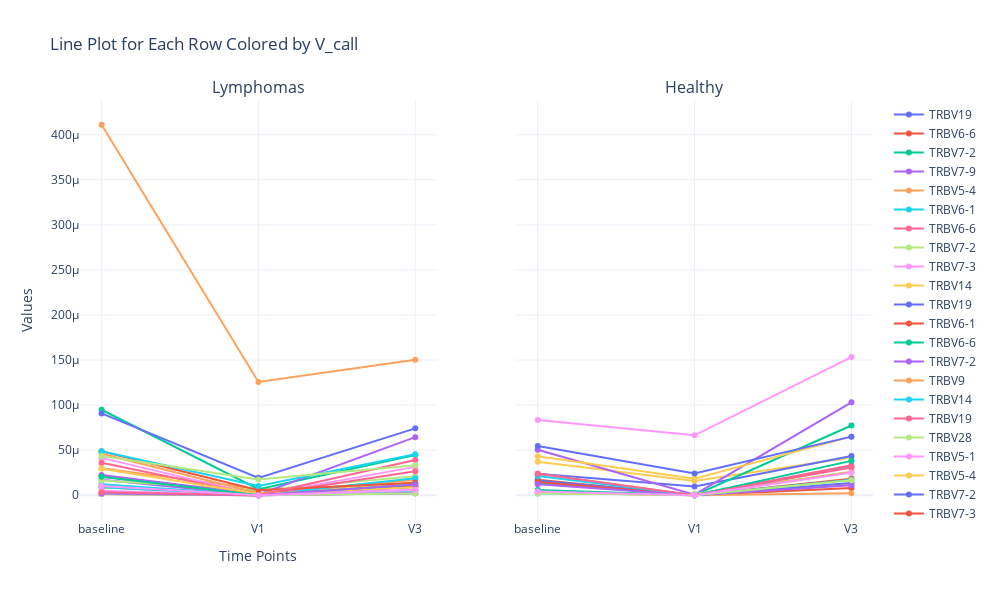

Here is the notebook cell this chart was saved with:
### Code cell
# Prepare the figure with subplots for each unique CONDITION
unique_conditions = expansion_contraction['CONDITION'].unique()
fig = make_subplots(rows=1, cols=len(unique_conditions), subplot_titles=unique_conditions, shared_yaxes=True)

# Define columns to plot
x_columns = ['baseline', 'V1', 'V3']

# Create a line plot for each row, colored by v_call
for i, condition in enumerate(unique_conditions):
    condition_data = expansion_contraction[expansion_contraction['CONDITION'] == condition]

    for index, row in condition_data.iterrows():
        fig.add_trace(
            go.Scatter(x=x_columns, 
                       y=row[x_columns], 
                       mode='lines+markers', 
                       name=row['v_call'],
                       line=dict(color=None),  # Color can be assigned here or dynamically
                       showlegend=True), 
            row=1, col=i+1
        )

# Update layout for the figure
fig.update_layout(
    title="Line Plot for Each Row Colored by V_call",
    xaxis_title="Time Points",
    yaxis_title="Values",
    height=600, 
    width=1000,
    template="plotly_white"
)

# Display the figure
fig.show()

### Figure 1 — Plotly figure (JSON) as saved in the notebook; plotly's stock layout.template omitted (floating-point values rounded to 4 significant figures)
{"data": [{"mode": "lines+markers", "name": "TRBV19", "showlegend": true, "type": "scatter", "x": ["baseline", "V1", "V3"], "xaxis": "x", "y": [9.127e-06, 0, 2.268e-06], "yaxis": "y"}, {"mode": "lines+markers", "name": "TRBV6-6", "showlegend": true, "type": "scatter", "x": ["baseline", "V1", "V3"], "xaxis": "x", "y": [2.282e-06, 0, 9.072e-06], "yaxis": "y"}, {"mode": "lines+markers", "name": "TRBV7-2", "showlegend": true, "type": "scatter", "x": ["baseline", "V1", "V3"], "xaxis": "x", "y": [2.168e-05, 0, 5.67e-06], "yaxis": "y"}, {"mode": "lines+markers", "name": "TRBV7-9", "showlegend": true, "type": "scatter", "x": ["baseline", "V1", "V3"], "xaxis": "x", "y": [1.711e-05, 0, 2.268e-06], "yaxis": "y"}, {"mode": "lines+markers", "name": "TRBV5-4", "showlegend": true, "type": "scatter", "x": ["baseline", "V1", "V3"], "xaxis": "x", "y": [2.999e-05, 6.802e-06, 9.155e-06], "yaxis": "y"}, {"mode": "lines+markers", "name": "TRBV6-1", "showlegend": true, "type": "scatter", "x": ["baseline", "V1", "V3"], "xaxis": "x", "y": [1.227e-05, 0, 5.634e-06], "yaxis": "y"}, {"mode": "lines+markers", "name": "TRBV6-6", "showlegend": true, "type": "scatter", "x": ["baseline", "V1", "V3"], "xaxis": "x", "y": [2.045e-05, 0, 1.338e-05], "yaxis": "y"}, {"mode": "lines+markers", "name": "TRBV7-2", "showlegend": true, "type": "scatter", "x": ["baseline", "V1", "V3"], "xaxis": "x", "y": [1.636e-05, 5.668e-06, 2.113e-05], "yaxis": "y"}, {"mode": "lines+markers", "name": "TRBV7-3", "showlegend": true, "type": "scatter", "x": ["baseline", "V1", "V3"], "xaxis": "x", "y": [4.145e-05, 0, 3.149e-05], "yaxis": "y"}, {"mode": "lines+markers", "name": "TRBV14", "showlegend": true, "type": "scatter", "x": ["baseline", "V1", "V3"], "xaxis": "x", "y": [8.81e-06, 0, 1.391e-05], "yaxis": "y"}, {"mode": "lines+markers", "name": "TRBV19", "showlegend": true, "type": "scatter", "x": ["baseline", "V1", "V3"], "xaxis": "x", "y": [1.355e-06, 0, 9.518e-06], "yaxis": "y"}, {"mode": "lines+markers", "name": "TRBV6-1", "showlegend": true, "type": "scatter", "x": ["baseline", "V1", "V3"], "xaxis": "x", "y": [1.355e-06, 0, 1.025e-05], "yaxis": "y"}, {"mode": "lines+markers", "name": "TRBV6-6", "showlegend": true, "type": "scatter", "x": ["baseline", "V1", "V3"], "xaxis": "x", "y": [9.488e-05, 6.643e-06, 4.466e-05], "yaxis": "y"}, {"mode": "lines+markers", "name": "TRBV7-2", "showlegend": true, "type": "scatter", "x": ["baseline", "V1", "V3"], "xaxis": "x", "y": [2.236e-05, 8.857e-07, 6.443e-05], "yaxis": "y"}, {"mode": "lines+markers", "name": "TRBV9", "showlegend": true, "type": "scatter", "x": ["baseline", "V1", "V3"], "xaxis": "x", "y": [4.608e-05, 2.214e-06, 1.684e-05], "yaxis": "y"}, {"mode": "lines+markers", "name": "TRBV14", "showlegend": true, "type": "scatter", "x": ["baseline", "V1", "V3"], "xaxis": "x", "y": [8.787e-06, 0, 1.88e-05], "yaxis": "y"}, {"mode": "lines+markers", "name": "TRBV19", "showlegend": true, "type": "scatter", "x": ["baseline", "V1", "V3"], "xaxis": "x", "y": [3.612e-05, 0, 2.671e-05], "yaxis": "y"}, {"mode": "lines+markers", "name": "TRBV28", "showlegend": true, "type": "scatter", "x": ["baseline", "V1", "V3"], "xaxis": "x", "y": [9.763e-07, 0, 1.979e-06], "yaxis": "y"}, {"mode": "lines+markers", "name": "TRBV5-1", "showlegend": true, "type": "scatter", "x": ["baseline", "V1", "V3"], "xaxis": "x", "y": [4.882e-06, 0, 5.936e-06], "yaxis": "y"}, {"mode": "lines+markers", "name": "TRBV5-4", "showlegend": true, "type": "scatter", "x": ["baseline", "V1", "V3"], "xaxis": "x", "y": [2.929e-05, 1.524e-06, 8.904e-06], "yaxis": "y"}, {"mode": "lines+markers", "name": "TRBV7-2", "showlegend": true, "type": "scatter", "x": ["baseline", "V1", "V3"], "xaxis": "x", "y": [9.08e-05, 1.931e-05, 7.42e-05], "yaxis": "y"}, {"mode": "lines+markers", "name": "TRBV7-3", "showlegend": true, "type": "scatter", "x": ["baseline", "V1", "V3"], "xaxis": "x", "y": [4.882e-05, 5.589e-06, 1.385e-05], "yaxis": "y"}, {"mode": "lines+markers", "name": "TRBV7-9", "showlegend": true, "type": "scatter", "x": ["baseline", "V1", "V3"], "xaxis": "x", "y": [2.05e-05, 0, 1.187e-05], "yaxis": "y"}, {"mode": "lines+markers", "name": "TRBV9", "showlegend": true, "type": "scatter", "x": ["baseline", "V1", "V3"], "xaxis": "x", "y": [1.953e-06, 0, 1.187e-05], "yaxis": "y"}, {"mode": "lines+markers", "name": "TRBV28", "showlegend": true, "type": "scatter", "x": ["baseline", "V1", "V3"], "xaxis": "x", "y": [0.0004111, 0.0001256, 0.0001503], "yaxis": "y"}, {"mode": "lines+markers", "name": "TRBV9", "showlegend": true, "type": "scatter", "x": ["baseline", "V1", "V3"], "xaxis": "x", "y": [4.887e-05, 1.039e-05, 4.545e-05], "yaxis": "y"}, {"mode": "lines+markers", "name": "TRBV7-3", "showlegend": true, "type": "scatter", "x": ["baseline", "V1", "V3"], "xaxis": "x", "y": [3.379e-06, 0, 3.921e-05], "yaxis": "y"}, {"mode": "lines+markers", "name": "TRBV5-1", "showlegend": true, "type": "scatter", "x": ["baseline", "V1", "V3"], "xaxis": "x", "y": [4.366e-05, 1.744e-05, 3.342e-05], "yaxis": "y"}, {"mode": "lines+markers", "name": "TRBV7-2", "showlegend": true, "type": "scatter", "x": ["baseline", "V1", "V3"], "xaxis": "x", "y": [1.019e-05, 0, 6.189e-06], "yaxis": "y"}, {"mode": "lines+markers", "name": "TRBV5-1", "showlegend": true, "type": "scatter", "x": ["baseline", "V1", "V3"], "xaxis": "x2", "y": [3.728e-05, 1.575e-05, 4.183e-05], "yaxis": "y2"}, {"mode": "lines+markers", "name": "TRBV6-4", "showlegend": true, "type": "scatter", "x": ["baseline", "V1", "V3"], "xaxis": "x2", "y": [2.39e-05, 9.843e-06, 4.344e-05], "yaxis": "y2"}, {"mode": "lines+markers", "name": "TRBV7-9", "showlegend": true, "type": "scatter", "x": ["baseline", "V1", "V3"], "xaxis": "x2", "y": [1.721e-05, 0, 8.044e-06], "yaxis": "y2"}, {"mode": "lines+markers", "name": "TRBV12-3", "showlegend": true, "type": "scatter", "x": ["baseline", "V1", "V3"], "xaxis": "x2", "y": [1.352e-05, 0, 7.735e-05], "yaxis": "y2"}, {"mode": "lines+markers", "name": "TRBV6-4", "showlegend": true, "type": "scatter", "x": ["baseline", "V1", "V3"], "xaxis": "x2", "y": [5.054e-05, 6.638e-07, 0.0001031], "yaxis": "y2"}, {"mode": "lines+markers", "name": "TRBV7-2", "showlegend": true, "type": "scatter", "x": ["baseline", "V1", "V3"], "xaxis": "x2", "y": [2.847e-06, 0, 2.242e-06], "yaxis": "y2"}, {"mode": "lines+markers", "name": "TRBV20-1", "showlegend": true, "type": "scatter", "x": ["baseline", "V1", "V3"], "xaxis": "x2", "y": [2.056e-06, 9.531e-07, 3.175e-05], "yaxis": "y2"}, {"mode": "lines+markers", "name": "TRBV6-2", "showlegend": true, "type": "scatter", "x": ["baseline", "V1", "V3"], "xaxis": "x2", "y": [3.084e-06, 0, 3.32e-05], "yaxis": "y2"}, {"mode": "lines+markers", "name": "TRBV7-3", "showlegend": true, "type": "scatter", "x": ["baseline", "V1", "V3"], "xaxis": "x2", "y": [2.056e-06, 1.43e-06, 2.598e-05], "yaxis": "y2"}, {"mode": "lines+markers", "name": "TRBV25-1", "showlegend": true, "type": "scatter", "x": ["baseline", "V1", "V3"], "xaxis": "x2", "y": [8.336e-05, 6.655e-05, 0.0001533], "yaxis": "y2"}, {"mode": "lines+markers", "name": "TRBV7-9", "showlegend": true, "type": "scatter", "x": ["baseline", "V1", "V3"], "xaxis": "x2", "y": [3.087e-06, 0, 1.278e-05], "yaxis": "y2"}, {"mode": "lines+markers", "name": "TRBV12-3", "showlegend": true, "type": "scatter", "x": ["baseline", "V1", "V3"], "xaxis": "x2", "y": [1.642e-05, 0, 1.353e-05], "yaxis": "y2"}, {"mode": "lines+markers", "name": "TRBV20-1", "showlegend": true, "type": "scatter", "x": ["baseline", "V1", "V3"], "xaxis": "x2", "y": [1.478e-05, 0, 1.846e-05], "yaxis": "y2"}, {"mode": "lines+markers", "name": "TRBV25-1", "showlegend": true, "type": "scatter", "x": ["baseline", "V1", "V3"], "xaxis": "x2", "y": [5.749e-06, 0, 3.814e-05], "yaxis": "y2"}, {"mode": "lines+markers", "name": "TRBV5-1", "showlegend": true, "type": "scatter", "x": ["baseline", "V1", "V3"], "xaxis": "x2", "y": [1.232e-05, 0, 1.107e-05], "yaxis": "y2"}, {"mode": "lines+markers", "name": "TRBV6-4", "showlegend": true, "type": "scatter", "x": ["baseline", "V1", "V3"], "xaxis": "x2", "y": [2.382e-05, 0, 2.584e-05], "yaxis": "y2"}, {"mode": "lines+markers", "name": "TRBV7-2", "showlegend": true, "type": "scatter", "x": ["baseline", "V1", "V3"], "xaxis": "x2", "y": [2.135e-05, 0, 1.723e-05], "yaxis": "y2"}, {"mode": "lines+markers", "name": "TRBV7-3", "showlegend": true, "type": "scatter", "x": ["baseline", "V1", "V3"], "xaxis": "x2", "y": [2.382e-05, 0, 3.076e-05], "yaxis": "y2"}, {"mode": "lines+markers", "name": "TRBV20-1", "showlegend": true, "type": "scatter", "x": ["baseline", "V1", "V3"], "xaxis": "x2", "y": [2.451e-06, 0, 1.66e-05], "yaxis": "y2"}, {"mode": "lines+markers", "name": "TRBV6-2", "showlegend": true, "type": "scatter", "x": ["baseline", "V1", "V3"], "xaxis": "x2", "y": [4.085e-06, 0, 2.49e-05], "yaxis": "y2"}, {"mode": "lines+markers", "name": "TRBV6-4", "showlegend": true, "type": "scatter", "x": ["baseline", "V1", "V3"], "xaxis": "x2", "y": [4.33e-05, 1.826e-05, 6.502e-05], "yaxis": "y2"}, {"mode": "lines+markers", "name": "TRBV7-9", "showlegend": true, "type": "scatter", "x": ["baseline", "V1", "V3"], "xaxis": "x2", "y": [5.474e-05, 2.42e-05, 6.502e-05], "yaxis": "y2"}], "layout": {"annotations": [{"font": {"size": 16}, "showarrow": false, "text": "Lymphomas", "x": 0.225, "xanchor": "center", "xref": "paper", "y": 1, "yanchor": "bottom", "yref": "paper"}, {"font": {"size": 16}, "showarrow": false, "text": "Healthy", "x": 0.775, "xanchor": "center", "xref": "paper", "y": 1, "yanchor": "bottom", "yref": "paper"}], "height": 600, "title": {"text": "Line Plot for Each Row Colored by V_call"}, "width": 1000, "xaxis": {"anchor": "y", "domain": [0, 0.45], "title": {"text": "Time Points"}}, "xaxis2": {"anchor": "y2", "domain": [0.55, 1]}, "yaxis": {"anchor": "x", "domain": [0, 1], "title": {"text": "Values"}}, "yaxis2": {"anchor": "x2", "domain": [0, 1], "matches": "y", "showticklabels": false}}}
